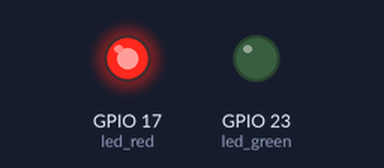
The program below on a simulated Raspberry Pi (BCM pin numbers). Parts: output pins drawn as LEDs (lit = HIGH).

Above: at 10.0 s.
At 25.0 s:
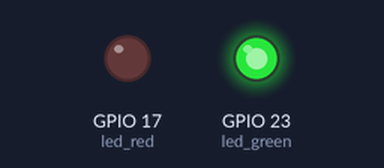
Timing chart, 0 to 39.0 s (numbered marks = the images above):
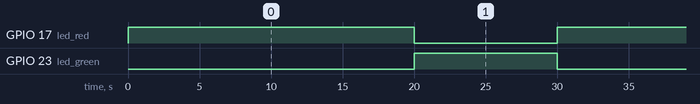

Measured:
- by itself, GPIO 17 (led_red): alternates HIGH for 20.0 s and LOW for 10.0 s
- by itself, GPIO 23 (led_green): alternates HIGH for 10.0 s and LOW for 20.0 s

The program:

run.py
```python
import os
from gpiozero import LED
from time import sleep
import signal
import sys

led_red = LED(17)
led_green = LED(23)

def cleanup(signal_received, frame):
    led_red.off()
    led_green.off()
    sys.exit(0)

signal.signal(signal.SIGINT, cleanup)
signal.signal(signal.SIGTERM, cleanup)

try:
    while True:
        led_red.on()
        sleep(20)
        led_red.off()
        led_green.on()
        sleep(10)
        led_green.off()
except Exception as e:
    cleanup(None, None)
```
